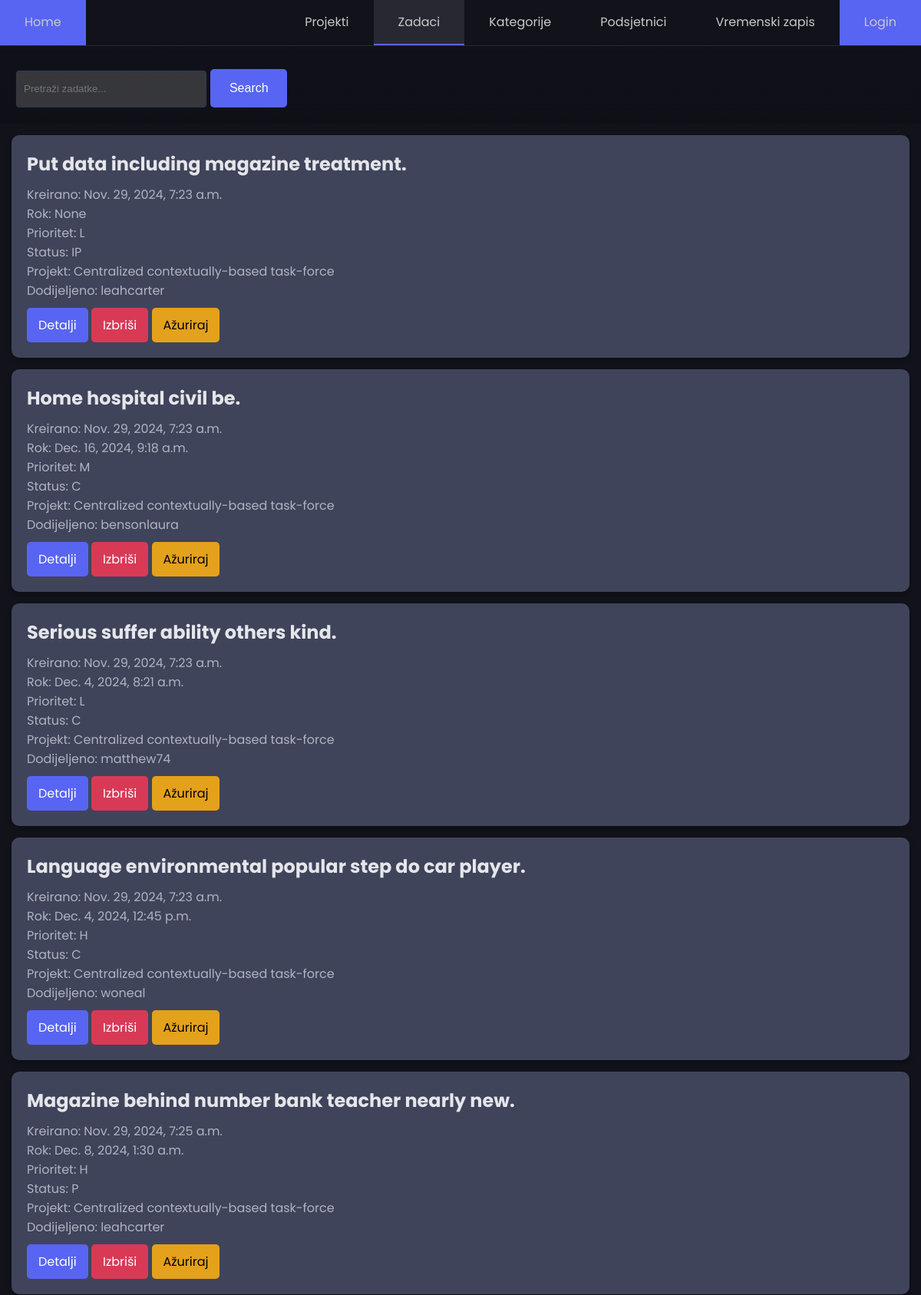
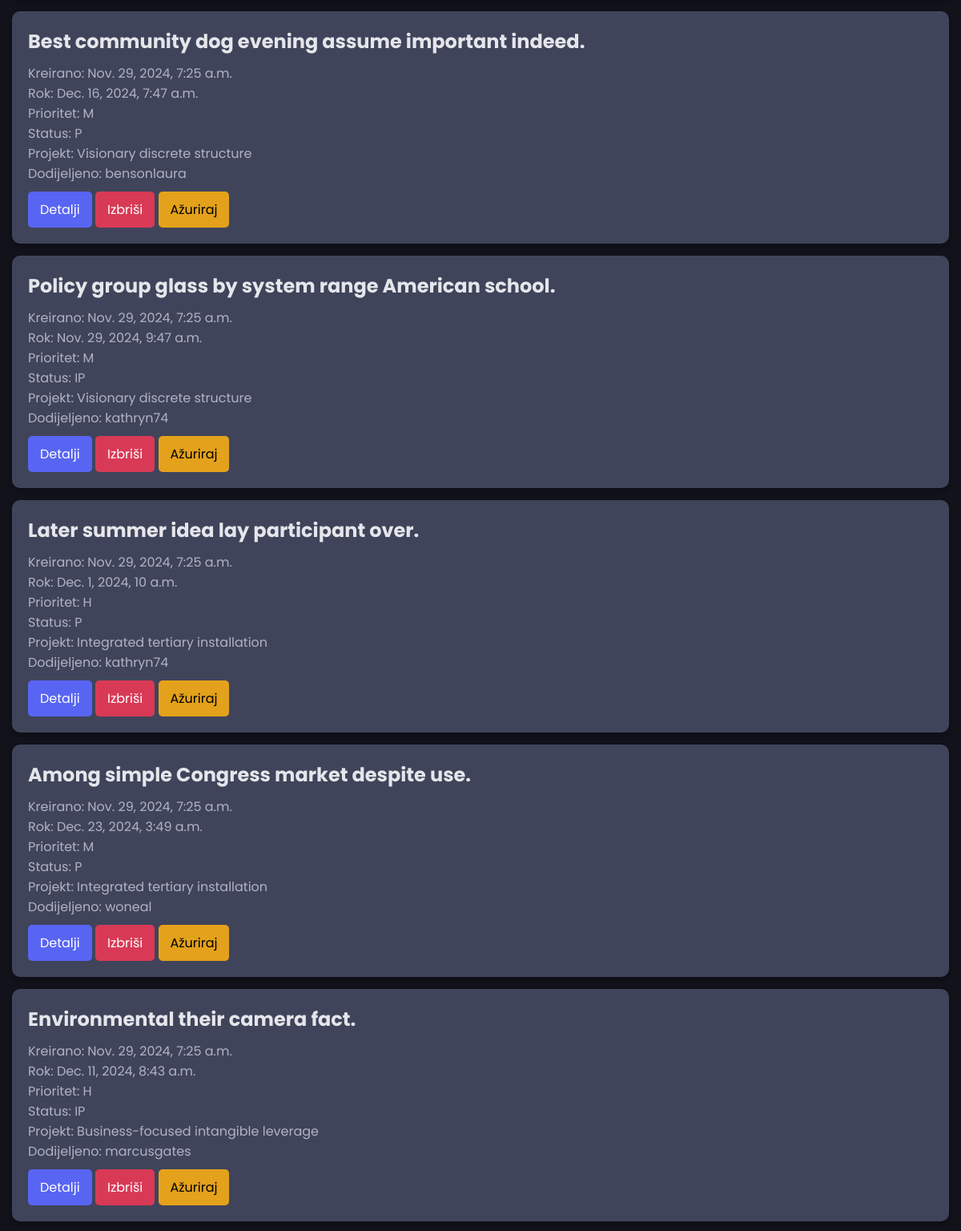
Page /task/ (upper part) on the committed database (2 pictures, top to bottom).
### main/models.py (models this page shows, shortened)
class Task(models.Model):
    PRIORITY_CHOICES = [
        ('L', 'Low'),
        ('M', 'Medium'),
        ('H', 'High'),
    ]
    STATUS_CHOICES = [
        ('P', 'Pending'),
        ('IP', 'In Progress'),
        ('C', 'Completed'),
    ]
    title = models.CharField(max_length=200)
    description = models.TextField(blank=True, null=True)
    due_date = models.DateTimeField(null=True, blank=True)
    priority = models.CharField(max_length=1, choices=PRIORITY_CHOICES, default='M')
    status = models.CharField(max_length=2, choices=STATUS_CHOICES, default='P')
    project = models.ForeignKey(Project, on_delete=models.CASCADE, related_name="tasks", null=True, blank=True)
    assigned_to = models.ForeignKey(User, on_delete=models.SET_NULL, null=True, blank=True, related_name="tasks")
    created_at = models.DateTimeField(auto_now_add=True)
    updated_at = models.DateTimeField(auto_now=True)

class Project(models.Model):
    name = models.CharField(max_length=200)
    description = models.TextField(blank=True, null=True)
    created_at = models.DateTimeField(auto_now_add=True)
    updated_at = models.DateTimeField(auto_now=True)
    owner = models.ForeignKey(User, on_delete=models.CASCADE, related_name="projects")
    def __str__(self):
        return self.name

### main/views.py (the view)
# urls.py: path('task/', TaskList.as_view(), name='task_list'),
class TaskList(ListView):
    model = Task
    def get_queryset(self):
        queryset = super().get_queryset()
        query = self.request.GET.get('q')
        if query:
            queryset = queryset.filter(
                Q(title__icontains=query) | Q(description__icontains=query)
            )
        return queryset

### main/templates/main/task_list.html (shortened to what this page needs)
<!DOCTYPE html>
<html lang="en">
{% load static %}
<head>
    <link rel="stylesheet" href="{% static 'css/styles.css' %}">
</head>
<body>
    <div class="sticky">
      <nav id="nav">
        <ul>
          <li class="home-li"><a class="btn-home" aria-current="page" href="{% url 'index' %}">Home</a></li>
            <li><a href="{% url 'project_list' %}" class="{% if request.path == '/project/' %}active-link{% endif %}">Projekti</a></li>
            <li><a href="{% url 'task_list' %}" class="{% if request.path == '/task/' %}active-link{% endif %}">Zadaci</a></li>
            <li><a href="{% url 'category_list' %}" class="{% if request.path == '/category/' %}active-link{% endif %}">Kategorije</a></li>
            <li><a href="{% url 'reminder_list' %}" class="{% if request.path == '/reminder/' %}active-link{% endif %}">Podsjetnici</a></li>
            <li><a href="{% url 'timelog_list' %}" class="{% if request.path == '/timelog/' %}active-link{% endif %}">Vremenski zapis</a></li>
            <li>
                {% if request.user.is_authenticated %}
                    <form method="post" action="{% url 'logout' %}">
                        {% csrf_token %}
                        <button type="login" class="btn-login" id="user_display" onmouseover="showLogout()" onmouseleave="showUsername()">
                            {{ request.user.username }}
                        </button>
                    </form>
                {% else %}
                    <a href="{% url 'login' %}" class="btn-login">Login</a>
                {% endif %}
            </li>
        </ul>
      </nav>
      <div class="search">
        <form method="GET" action="" class="search-form">
            <input type="text" name="q" placeholder="Pretraži zadatke..." value="{{ request.GET.q }}" class="search-input">
            <button type="submit" class="btn search-btn">Search</button>
        </form>
      </div>
    </div>
    <ul class="no-bullets">
        {% for task in object_list %}
            <li>
                <div class="container">
                    <div class="card">
                        <h2 class="card-title">{{ task.title }}</h2>
                        <p class="card-description">Kreirano: {{ task.created_at }}</p>
                        <p class="card-description">Rok: {{ task.due_date }}</p>
                        <p class="card-description">Prioritet: {{ task.priority }}</p>
                        <p class="card-description">Status: {{ task.status }}</p>
                        <p class="card-description">Projekt: {{ task.project }}</p>
                        <p class="card-description">Dodijeljeno: {{ task.assigned_to }}</p>
                        <a href="{% url 'task_detail' task.id %}" class="btn btn-primary">Detalji</a>
                        <a href="{% url 'task_delete' task.id %}" class="btn btn-danger">Izbriši</a>
                        <a href="{% url 'task_update' task.id %}" class="btn btn-warning">Ažuriraj</a>
                    </div>
                </div>
            </li>
        {% endfor %}
    </ul>
</body>
</html>

### main/static/css/styles.css (style rules this page uses)
:root { --primary-color: #11121a; --hover-color: #272832; --accent-color: #5865F2; --hover--accent-color: #4e56a4; --text-color: #c9c9c9; --background--color: #11121a; --primary--btn--color: #5865F2; --search--form--back--color: #54555692; }
* { margin: 0; padding: 0; box-sizing: border-box; }
html { font-family: Poppins, 'Segoe UI', sans-serif; color: var(--text-color); scroll-behavior: smooth; }
body { min-height: 100vh; min-height: 100dvh; background-color: var(--primary-color); }
nav { background-color: var(--primary-color); border-bottom: 1px solid var(--hover-color); }
nav ul { list-style: none; display: flex; }
nav .home-li { margin-right: auto; }
nav li { display: flex; }
nav a { display: flex; text-decoration: none; color: var(--text-color); padding: 1em 2em; transition: background-color 150ms ease; }
nav a.active-link { border-bottom: 2px solid var(--accent-color); background-color: var(--hover-color); }
input[type="text"] { background-color: var(--search--form--back--color) ; color: white ; border-color: #001933 ; }
.card { background: #40445A; border-radius: 10px; box-shadow: 0px 4px 6px rgba(0, 0, 0, 0.2); padding: 20px; transition: transform 0.2s ease-in-out; cursor: pointer; margin: 15px; }
.card-title { font-size: 1.5rem; color: #E4E6EB; margin-bottom: 10px; }
.card-description { color: #B0B3C3; }
.sticky { position: sticky; top: 0; width: 100%; z-index: 1000; backdrop-filter: blur(5px); -webkit-backdrop-filter: blur(5px); background: linear-gradient(to bottom, #11121a, rgba(0, 0, 0, 0.100)); }
button[type="submit"] { background-color: var(--accent-color); color: #fff; font-size: 1rem; border: none; cursor: pointer; transition: background-color 0.3s ease; }
.btn { display:inline-block; padding: 10px 15px; margin-top: 10px; border-radius: 5px; text-decoration: none; color: white; }
.btn-primary { background: #5865F2; }
.btn-warning { background: #E4A11B; color: black; }
.btn-danger { background: #D83A56; }
.btn-home { background: var(--accent-color); }
.btn-login { background: var(--accent-color); }
.search { padding: 5px; }
.search-form { margin-bottom: 15px; right: 20px; width: 90%; max-width: 600px; margin: 15px; }
.search-input { padding: 10px; width: 100%; height: 100%; max-height: 50px; min-height: 50px; max-width: 250px; border: 1px solid #6C757D; border-radius: 5px; background-color: #343c60; color: #ffffff; }
.search-btn { background: #5865F2; padding: 10px; border: none; border-radius: 5px; color: white; cursor: pointer; width: 100%; height: 100%; max-height: 50px; min-height: 50px; max-width: 100px; min-width: 50px; }
ul { list-style-type: none; padding: 0; }

### rows in the picture
Task: title "Put data including magazine treatment.", created_at "Nov. 29, 2024, 7:23 a.m.", due_date "None", priority "L", status "IP", project "Centralized contextually-based task-force", assigned_to "leahcarter"
Task: title "Home hospital civil be.", created_at "Nov. 29, 2024, 7:23 a.m.", due_date "Dec. 16, 2024, 9:18 a.m.", priority "M", status "C", project "Centralized contextually-based task-force", assigned_to "bensonlaura"
Task: title "Serious suffer ability others kind.", created_at "Nov. 29, 2024, 7:23 a.m.", due_date "Dec. 4, 2024, 8:21 a.m.", priority "L", status "C", project "Centralized contextually-based task-force", assigned_to "matthew74"
Task: title "Language environmental popular step do car player.", created_at "Nov. 29, 2024, 7:23 a.m.", due_date "Dec. 4, 2024, 12:45 p.m.", priority "H", status "C", project "Centralized contextually-based task-force", assigned_to "woneal"
Task: title "Magazine behind number bank teacher nearly new.", created_at "Nov. 29, 2024, 7:25 a.m.", due_date "Dec. 8, 2024, 1:30 a.m.", priority "H", status "P", project "Centralized contextually-based task-force", assigned_to "leahcarter"
Task: title "Best community dog evening assume important indeed.", created_at "Nov. 29, 2024, 7:25 a.m.", due_date "Dec. 16, 2024, 7:47 a.m.", priority "M", status "P", project "Visionary discrete structure", assigned_to "bensonlaura"
Task: title "Policy group glass by system range American school.", created_at "Nov. 29, 2024, 7:25 a.m.", due_date "Nov. 29, 2024, 9:47 a.m.", priority "M", status "IP", project "Visionary discrete structure", assigned_to "kathryn74"
Task: title "Later summer idea lay participant over.", created_at "Nov. 29, 2024, 7:25 a.m.", due_date "Dec. 1, 2024, 10 a.m.", priority "H", status "P", project "Integrated tertiary installation", assigned_to "kathryn74"
Task: title "Among simple Congress market despite use.", created_at "Nov. 29, 2024, 7:25 a.m.", due_date "Dec. 23, 2024, 3:49 a.m.", priority "M", status "P", project "Integrated tertiary installation", assigned_to "woneal"
Task: title "Environmental their camera fact.", created_at "Nov. 29, 2024, 7:25 a.m.", due_date "Dec. 11, 2024, 8:43 a.m.", priority "H", status "IP", project "Business-focused intangible leverage", assigned_to "marcusgates"
